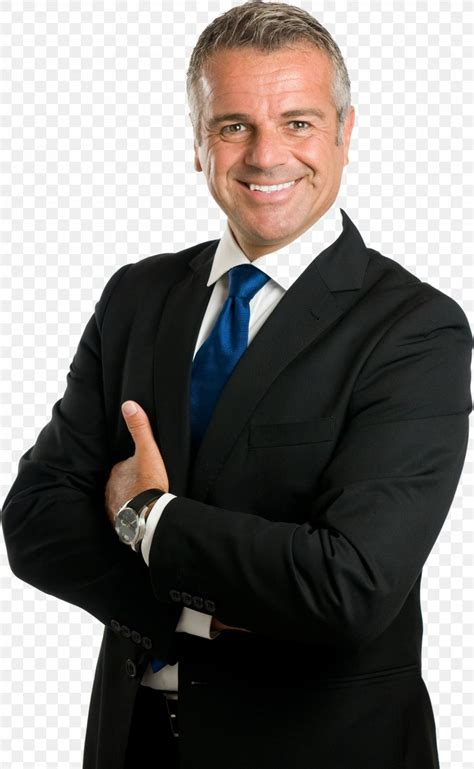
#> input picture lab7/person.jpg, 474 x 769 px
$ python lab7_7.py
#> lines starting #> are read from the running program, lines starting #| are printed output that depends on the picture; after the words box and inside, x2 and y2 are one past the last pixel; in counts of white or black regions, pixels touching at a corner belong together
#> further down, image is the input picture: shape (769, 474, 3); mean B, G, R 116.5, 119.2, 122.4
import cv2

def detect_and_display_face(img):

    # Konwersja do skali szarości
    gray_image = cv2.cvtColor(img, cv2.COLOR_BGR2GRAY)
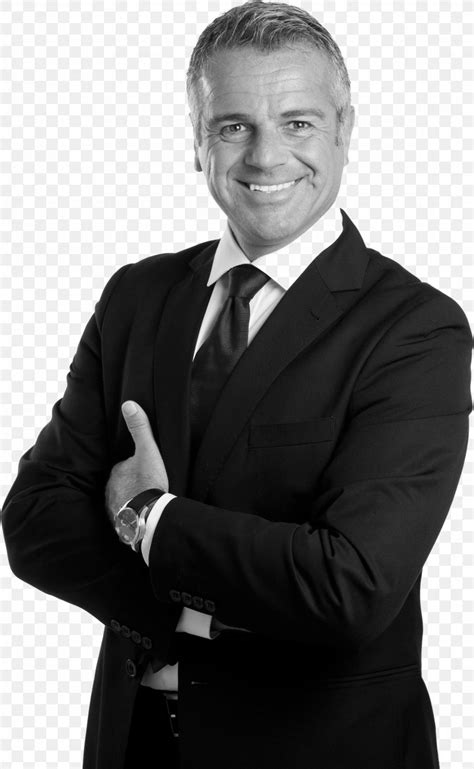
#> gray_image: shape (769, 474); min 0, max 255, mean 119.9

    # Wczytanie klasyfikatora Haarcascade
    face_cascade = cv2.CascadeClassifier('haarcascade_frontalface_default.xml')

    # Wykrywanie twarzy
    faces = face_cascade.detectMultiScale(gray_image, 1.1, 9)
#> faces = [[180, 58, 171, 171]]

    # Rysowanie prostokątów wokół wykrytych twarzy
    for (x, y, w, h) in faces:
        cv2.rectangle(img, (x, y), (x + w, y + h), (0, 255, 0), 2)
#> this loop made 1 pass
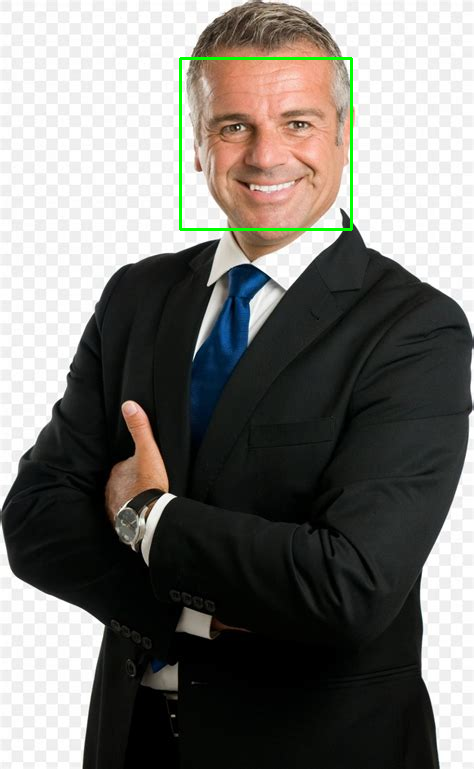
#> img: shape (769, 474, 3); 0.56% of pixels changed, all inside (x1, y1, x2, y2) = (179, 57, 353, 231)

    # Wyświetlenie obrazu z zaznaczoną twarzą
    cv2.imshow("Wykrywanie twarzy", img)
    cv2.waitKey(0)
    cv2.destroyAllWindows()

image = cv2.imread("person.jpg")
detect_and_display_face(image)
